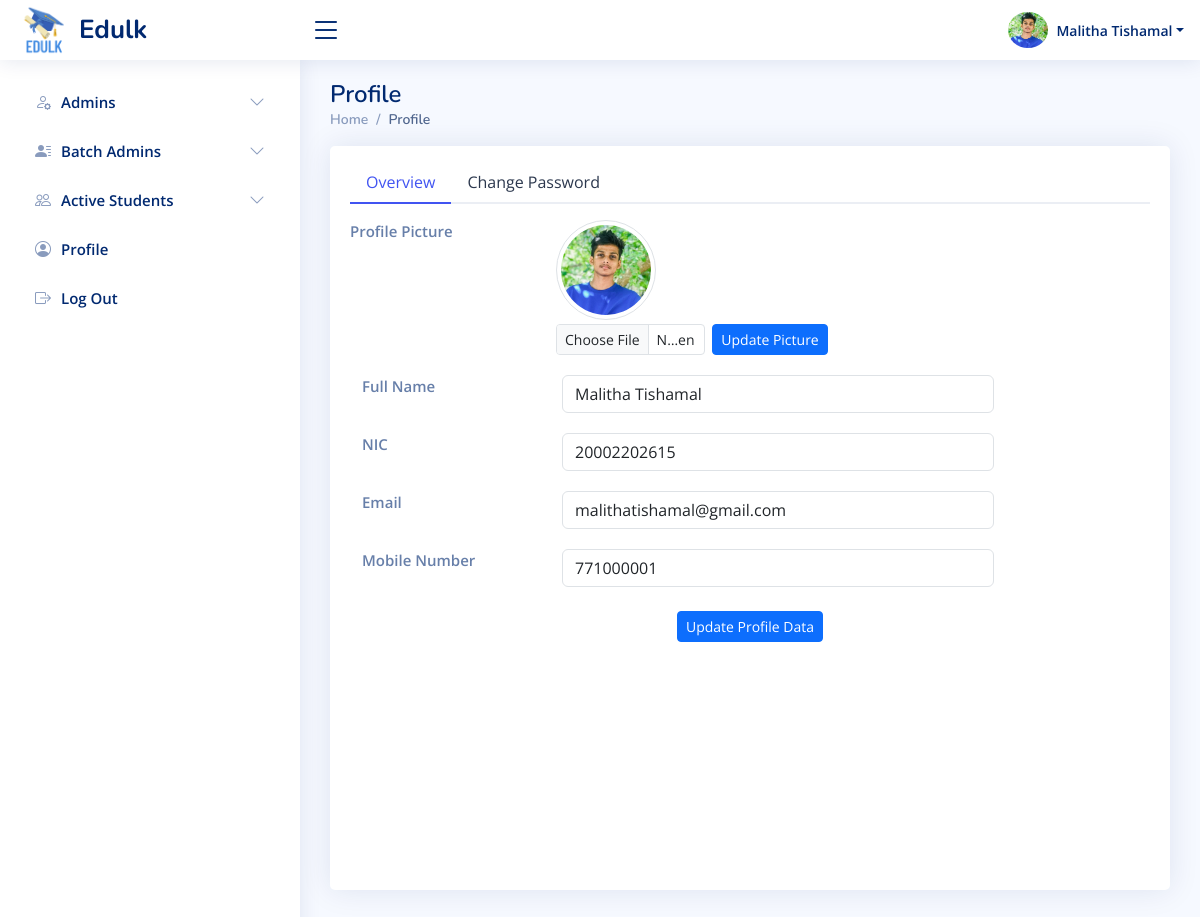
The app's page /sadmin/user-profile.php (signed in) with its own data.
### tables this page shows
CREATE TABLE `sadmins` (
  `id` int(11) NOT NULL,
  `name` varchar(100) DEFAULT NULL,
  `nic` varchar(20) DEFAULT NULL,
  `email` varchar(100) DEFAULT NULL,
  `mobile` varchar(15) DEFAULT NULL,
  `password` varchar(255) DEFAULT NULL,
  `status` enum('pending','approved','rejected') DEFAULT 'pending',
  `profile_picture` varchar(200) NOT NULL DEFAULT 'uploads/profile_pictures/default.jpg',
  `created_at` datetime DEFAULT current_timestamp(),
  `last_login` datetime DEFAULT NULL
);

### sadmin/user-profile.php (the view, shortened to what this page needs)
<?php
require_once '../includes/db-conn.php';
$user_id = isset($_SESSION['sadmin_id']) ? $_SESSION['sadmin_id'] : $_SESSION['user_id'];
$sql = "SELECT * FROM sadmins WHERE id = ?";
$stmt = $conn->prepare($sql);
$stmt->bind_param("i", $user_id);
$stmt->execute();
$result = $stmt->get_result();
$user = $result->fetch_assoc();
?>
<!DOCTYPE html>
<html lang="en">
<head>
    <?php include_once ("../includes/css-links-inc.php"); ?>
</head>
<body>
    <?php include_once ("../includes/header.php") ?>
    <?php include_once ("../includes/sadmin-sidebar.php") ?>
    <main id="main" class="main">
        <div class="pagetitle">
            <h1>Profile</h1>
            <nav>
                <ol class="breadcrumb">
                    <li class="breadcrumb-item"><a href="index.php">Home</a></li>
                    <li class="breadcrumb-item active">Profile</li>
                </ol>
            </nav>
        </div>
        <section class="section profile">
            <div class="row">
                <div class="">
                    <div class="card">
                        <div class="card-body pt-3">
                            <ul class="nav nav-tabs nav-tabs-bordered">
                                <li class="nav-item">
                                    <button class="nav-link active" data-bs-toggle="tab" data-bs-target="#profile-overview">Overview</button>
                                </li>
                                <li class="nav-item">
                                    <button class="nav-link" data-bs-toggle="tab" data-bs-target="#profile-change-password">Change Password</button>
                                </li>
                            </ul>
                            <div class="tab-content">
                                <div class="tab-pane fade show active profile-overview pt-3" id="profile-overview">
                                    <div class="row">
                                        <div class="col-lg-3 col-md-4 label">Profile Picture</div>
                                        <div class="col-lg-9 col-md-8">
                                            <?php
                                            $profilePic = isset($user['profile_picture']) && !empty($user['profile_picture']) ? $user['profile_picture'] : 'default.jpg';
                                            echo "<img src='$profilePic?" . time() . "' alt='Profile Picture' class='img-thumbnail mb-1' style='width: 100px; height: 100px; border-radius:50%;'>";
                                            ?>
                                            <form action="update-profile-picture.php" method="POST" enctype="multipart/form-data">
                                                <div class="d-flex">
                                                    <input type="file" name="profile_picture" class="form-control form-control-sm w-25" accept="image/*" required>
                                                    <input type="submit" name="submit" value="Update Picture" class="btn btn-primary btn-sm">
                                                </div>
                                            </form>
                                        </div>
                                    </div>
                                    <div class="container">
                                        <form action="update-profile.php" method="POST">
                                            <div class="row">
                                                <div class="col-lg-3 col-md-4 label">Full Name</div>
                                                <div class="col-lg-9 col-md-8">
                                                    <input type="text" name="name" class="form-control w-75" value="<?php echo htmlspecialchars($user['name']); ?>" required>
                                                </div>
                                            </div>
                                            <div class="row mt-3">
                                                <div class="col-lg-3 col-md-4 label">NIC</div>
                                                <div class="col-lg-9 col-md-8">
                                                    <input type="text" name="nic" class="form-control w-75" value="<?php echo htmlspecialchars($user['nic']); ?>" required>
                                                </div>
                                            </div>
                                            <div class="row mt-3">
                                                <div class="col-lg-3 col-md-4 label">Email</div>
                                                <div class="col-lg-9 col-md-8">
                                                    <input type="email" name="email" class="form-control w-75" value="<?php echo htmlspecialchars($user['email']); ?>" required>
                                                </div>
                                            </div>
                                            <div class="row mt-3">
                                                <div class="col-lg-3 col-md-4 label">Mobile Number</div>
                                                <div class="col-lg-9 col-md-8">
                                                    <input type="text" name="mobile" class="form-control w-75" value="<?php echo htmlspecialchars($user['mobile']); ?>" required>
                                                </div>
                                            </div>
                                            <div class="row mt-4">
                                                <div class="col-lg-12 text-center">
                                                    <input type="submit" name="submit" value="Update Profile Data" class="btn btn-primary btn-sm">
                                                </div>
                                            </div>
                                        </form>
                                    </div>
                                </div>
                                </div>
                            </div>
                        </div>
                    </div>
                </div>
        </section>
    </main>
</body>
</html>

### includes/header.php (shortened to what this page needs)
<header id="header" class="header fixed-top d-flex align-items-center">
    <div class="d-flex align-items-center justify-content-between">
        <a href="" class="logo d-flex align-items-center">
            <img src="<?php echo $base_url; ?>assets/images/logos/edulk-logo.png" alt="">
            <span class="d-none d-lg-block">Edulk</span>
        </a>
        <i class="bi bi-list toggle-sidebar-btn"></i>
    </div>
    <nav class="header-nav ms-auto">
        <ul class="d-flex align-items-center">
            <?php
                $profilePic = isset($user['profile_picture']) && $user['profile_picture'] ? $user['profile_picture'] : 'default.jpg';
            ?>
            <li class="nav-item dropdown pe-3">
                <a class="nav-link nav-profile d-flex align-items-center pe-0" href="#" data-bs-toggle="dropdown">
                   <img id="profilePicture" src="<?php echo $profilePic; ?>" alt="Profile Picture" class="rounded-circle" style="width: 40px !important; height: 40px !important; object-fit: cover;">
                    <span class="d-none d-md-block dropdown-toggle ps-2"><?php echo htmlspecialchars($user['name']); ?></span>
                </a>
            </li>
        </ul>
    </nav>
</header>

### assets/css/style.css (style rules this page uses)
:root { scroll-behavior: smooth; }
body { font-family: "Open Sans", sans-serif; background: #f6f9ff; color: #444444; }
a { color: #4154f1; text-decoration: none; }
h1, h2, h3, h4, h5, h6 { font-family: "Nunito", sans-serif; }
#main { margin-top: 60px; padding: 20px 30px; transition: all 0.3s; }
.pagetitle { margin-bottom: 10px; }
.pagetitle h1 { font-size: 24px; margin-bottom: 0; font-weight: 600; color: #012970; }
.card { margin-bottom: 30px; border: none; border-radius: 5px; box-shadow: 0px 0 30px rgba(1, 41, 112, 0.1); }
.card-body { padding: 0 20px 20px 20px; }
.breadcrumb { font-size: 14px; font-family: "Nunito", sans-serif; color: #899bbd; font-weight: 600; }
.breadcrumb a { color: #899bbd; transition: 0.3s; }
.breadcrumb .breadcrumb-item::before { color: #899bbd; }
.breadcrumb .active { color: #51678f; font-weight: 600; }
.nav-tabs-bordered { border-bottom: 2px solid #ebeef4; }
.nav-tabs-bordered .nav-link { margin-bottom: -2px; border: none; color: #2c384e; }
.nav-tabs-bordered .nav-link.active { background-color: #fff; color: #4154f1; border-bottom: 2px solid #4154f1; }
.logo { line-height: 1; }
@media (min-width: 1200px) { .logo { width: 280px; } }
.logo img { max-height: 50px; margin-right: 6px; }
.logo span { font-size: 26px; font-weight: 700; color: #012970; font-family: "Nunito", sans-serif; }
.header { transition: all 0.5s; z-index: 997; height: 60px; box-shadow: 0px 2px 20px rgba(1, 41, 112, 0.1); background-color: #fff; padding-left: 20px; }
.header .toggle-sidebar-btn { font-size: 32px; padding-left: 10px; cursor: pointer; color: #012970; }
.header-nav ul { list-style: none; }
.header-nav>ul { margin: 0; padding: 0; }
.header-nav .nav-profile { color: #012970; }
.header-nav .nav-profile img { max-height: 36px; }
.header-nav .nav-profile span { font-size: 14px; font-weight: 600; }
@media (min-width: 1200px) { #main, #footer { margin-left: 300px; } }
.profile .profile-overview .row { margin-bottom: 20px; font-size: 15px; }
.profile .profile-overview .label { font-weight: 600; color: rgba(1, 41, 112, 0.6); }

### records on screen
sadmins: profile_picture (picture), name "Malitha Tishamal", nic "20002202615", email "malithatishamal@gmail.com", mobile "771000001"
